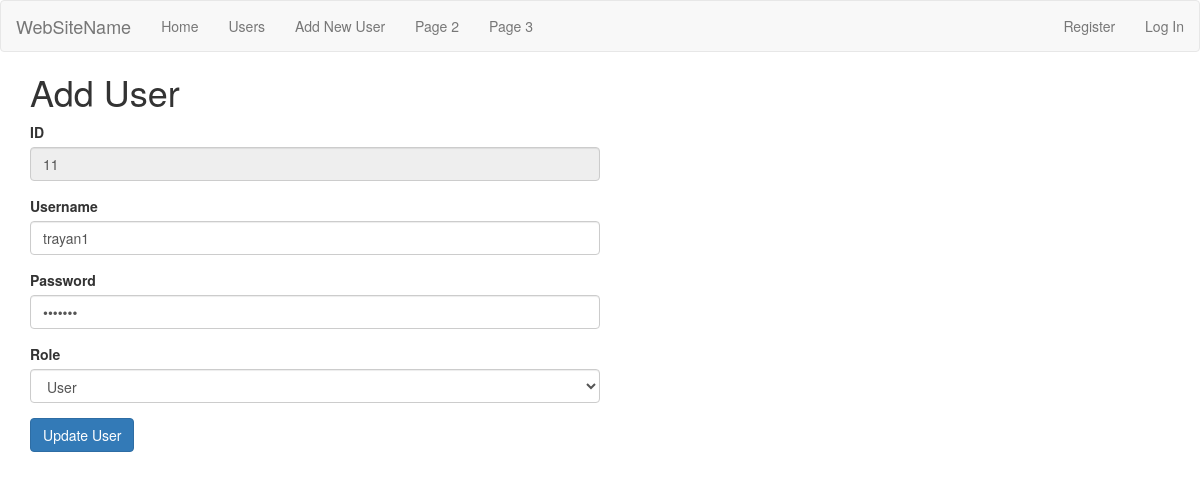
Before: /users/11/edit with the older database file.
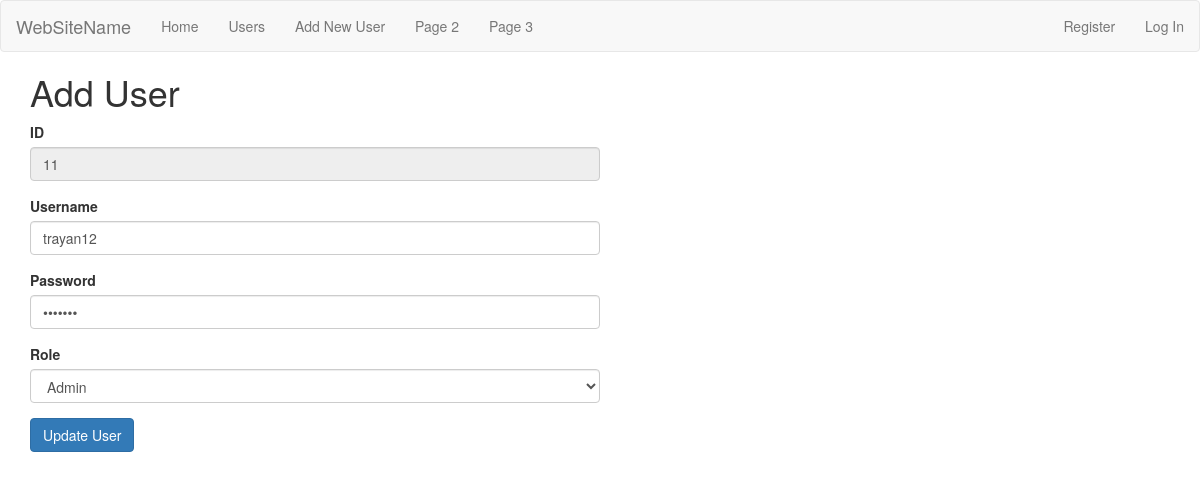
After: the same page with the newer database file.
### tables this page shows
CREATE TABLE user (
  id INTEGER PRIMARY KEY AUTOINCREMENT,
  username TEXT UNIQUE NOT NULL,
  password TEXT NOT NULL,
  role TEXT NOT NULL DEFAULT 'user'
);

### server.py (the view, shortened to what this page needs)
@app.route('/users/<int:id>/edit', methods=('GET', 'POST'))
def edit_user(id):
    db = get_db()
    user = db.execute(
        'SELECT * FROM user WHERE id = ?', (id,)
    ).fetchone()
    print_user(user)
    error = None
    if user is None:
        error = 'User with ID={0} does not exist.'.format(id)
    else:
        print_user(user)
    if error is not None:
        flash(error)
    return render_template('user/edit-user.html', user=user )

### server.py (called while the page is built)
def get_db():
    if 'db' not in g:
        g.db = sqlite3.connect(DATABASE, detect_types=sqlite3.PARSE_DECLTYPES)
        g.db.row_factory = sqlite3.Row
    return g.db

def print_user(user):
    print('ID: ', user['id'], ', username: ', user['username'], ', password: ', user['password'],
              ', role: ', user['role'])

### templates/user/edit-user.html (shortened to what this page needs)
{% extends 'base.html' %}
{% block header %}
<h1 class="container">{% block title %}Add User{% endblock %}</h1>
{% endblock %}
{% block content %}
<section class="user col-sm-6">
    <form action="{{ url_for('edit_user', id=user['id']) }}" method="POST" autocomplete="off">
        <div class="row">
            <div class="form-group">
                <label for="id">ID</label>
                <input type="text" class="form-control" name="id" id="id"
                       value="{{ user['id'] }}" readonly>
            </div>
            <div class="form-group">
                <label for="username">Username</label>
                <input type="text" class="form-control" name="username" id="username"
                       placeholder="Username" value="{{ user['username'] }}" autocomplete="off">
            </div>
            <div class="form-group">
                <label for="password">Password</label>
                <input type="password" class="form-control" id="password" name="password"
                       placeholder="Password"  value="{{ user['password'] }}" >
            </div>
            <div class="form-group">
                <label for="password">Role</label>
                <select name="role" class="form-control">
                    <option value="user" {% if user.role=='user' %} selected {% endif %}>User</option>
                    <option value="admin" {% if user.role=='admin' %} selected {% endif %}>Admin</option>
                </select>
            </div>
            <button type="submit" class="btn btn-primary" data-toggle="modal" data-target="#myModal">
                Update User
            </button>
        </div>
    </form>
</section>
{% endblock %}

Changed rows visible on the page:
changed user id 11: username "trayan1" → "trayan12"; role "User" → "Admin"
